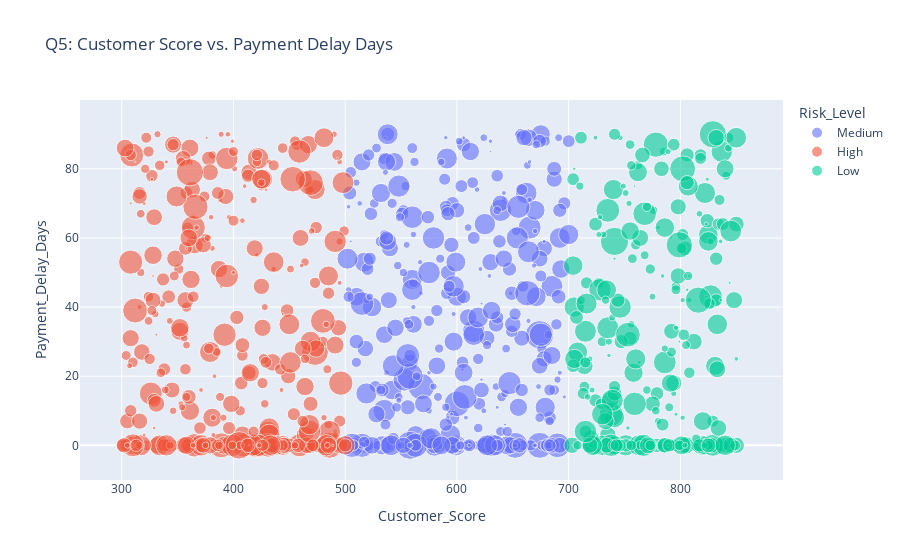

The cell this chart's notebook holds for it:
### Code cell
#Q5
## It's obviously a systematic data set, real-data would have a better correlation dpd-customer_score
fig5 = px.scatter(
    collections,
    x='Customer_Score',
    y='Payment_Delay_Days',
    color='Risk_Level', 
    size='Outstanding_Amount', 
    title='Q5: Customer Score vs. Payment Delay Days',
    opacity=0.6,
    hover_data=['Loan_Type']
)
fig5.show()

### Figure 1 — Plotly figure (JSON) as saved in the notebook; plotly's stock layout.template omitted (floating-point values rounded to 4 significant figures; data arrays with more than 128 entries replaced by an {"elided": "..."} marker saying what was removed)
{"data": [{"customdata": {"elided": "378x1 str values"}, "hovertemplate": "Risk_Level=Medium<br>Customer_Score=%{x}<br>Payment_Delay_Days=%{y}<br>Outstanding_Amount=%{marker.size}<br>Loan_Type=%{customdata[0]}<extra></extra>", "legendgroup": "Medium", "marker": {"color": "#636efa", "opacity": 0.6, "size": {"elided": "378 float values"}, "sizemode": "area", "sizeref": 1193.0, "symbol": "circle"}, "mode": "markers", "name": "Medium", "orientation": "v", "showlegend": true, "type": "scatter", "x": {"elided": "378 int values"}, "xaxis": "x", "y": {"elided": "378 int values"}, "yaxis": "y"}, {"customdata": {"elided": "354x1 str values"}, "hovertemplate": "Risk_Level=High<br>Customer_Score=%{x}<br>Payment_Delay_Days=%{y}<br>Outstanding_Amount=%{marker.size}<br>Loan_Type=%{customdata[0]}<extra></extra>", "legendgroup": "High", "marker": {"color": "#EF553B", "opacity": 0.6, "size": {"elided": "354 float values"}, "sizemode": "area", "sizeref": 1193.0, "symbol": "circle"}, "mode": "markers", "name": "High", "orientation": "v", "showlegend": true, "type": "scatter", "x": {"elided": "354 int values"}, "xaxis": "x", "y": {"elided": "354 int values"}, "yaxis": "y"}, {"customdata": {"elided": "268x1 str values"}, "hovertemplate": "Risk_Level=Low<br>Customer_Score=%{x}<br>Payment_Delay_Days=%{y}<br>Outstanding_Amount=%{marker.size}<br>Loan_Type=%{customdata[0]}<extra></extra>", "legendgroup": "Low", "marker": {"color": "#00cc96", "opacity": 0.6, "size": {"elided": "268 float values"}, "sizemode": "area", "sizeref": 1193.0, "symbol": "circle"}, "mode": "markers", "name": "Low", "orientation": "v", "showlegend": true, "type": "scatter", "x": {"elided": "268 int values"}, "xaxis": "x", "y": {"elided": "268 int values"}, "yaxis": "y"}], "layout": {"legend": {"itemsizing": "constant", "title": {"text": "Risk_Level"}, "tracegroupgap": 0}, "title": {"text": "Q5: Customer Score vs. Payment Delay Days"}, "xaxis": {"anchor": "y", "domain": [0, 1], "title": {"text": "Customer_Score"}}, "yaxis": {"anchor": "x", "domain": [0, 1], "title": {"text": "Payment_Delay_Days"}}}}
